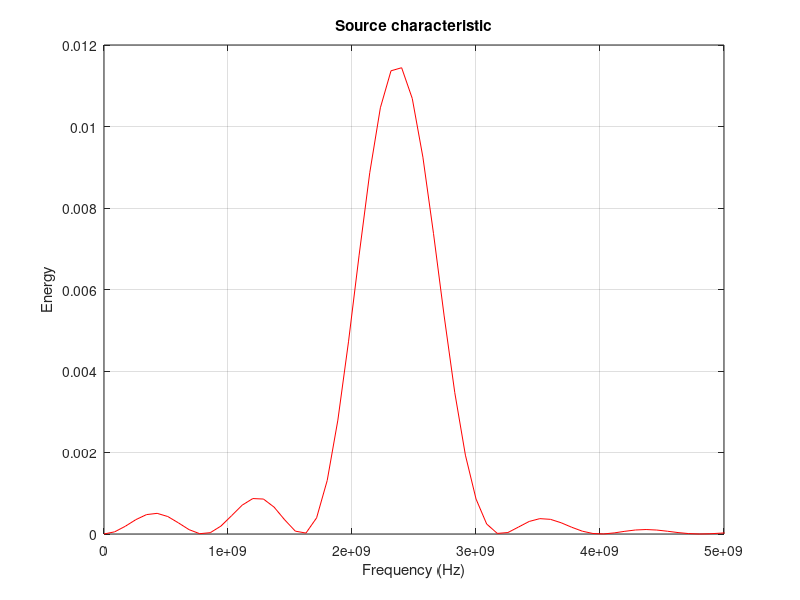
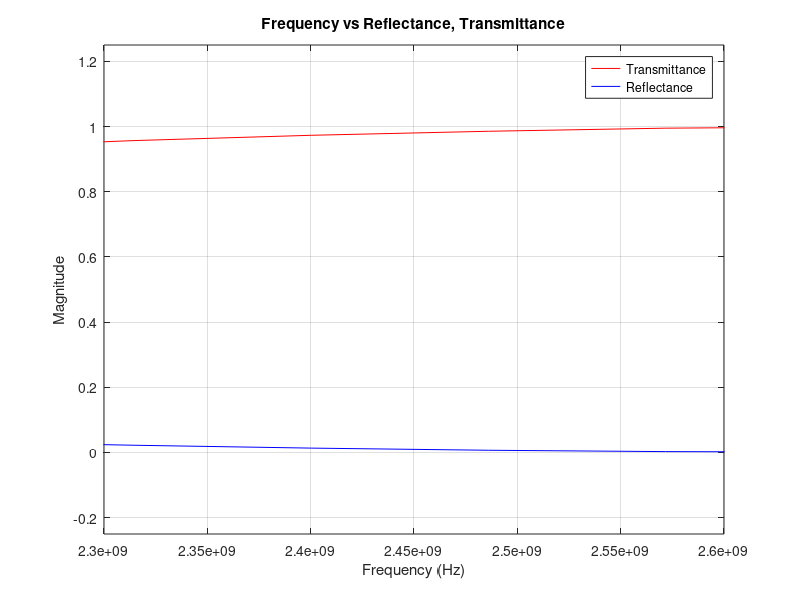
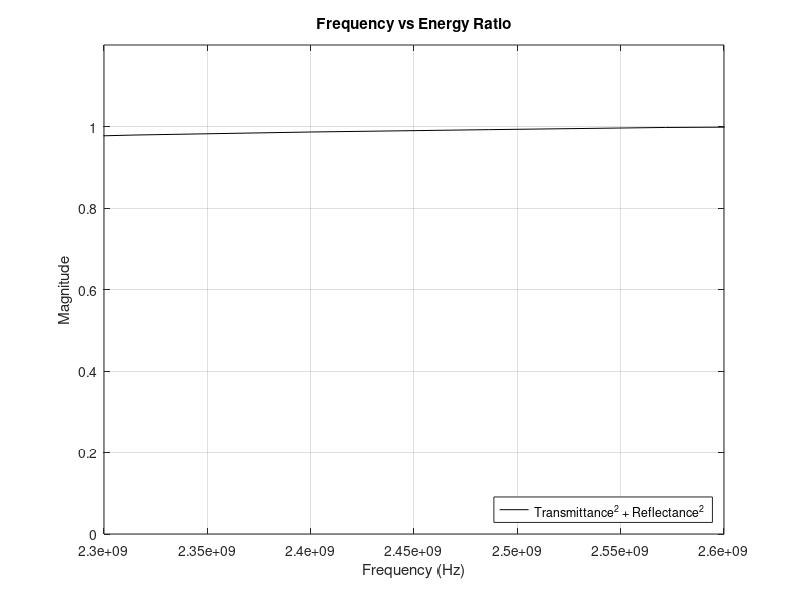

Write MATLAB code to recreate these figures, in order.
clear all;
close all;
clc;
xdim = 300;
time_tot = 700;
xsource = 1;

S = 1;

epsilon0 = 1;
mu0 = 1;
c = 1;
delta = 1;
deltat = S*delta/c;

Ez=zeros(1,xdim);
Hy=zeros(1,xdim);

sigma = zeros(1, xdim);
mu = mu0*ones(1,xdim);
epsilon = epsilon0*ones(1,xdim);

x1 = floor((2*xdim/3)-29);
x2 = floor((2*xdim/3)+30);

epsilon(1,1:(xdim/2)) = 1.0;
epsilon(1,(xdim/2):xdim) = 1.0;
epsilon(x1: x2) = 12;
mu(x1:x2) = 1;
epsilon(x1-3:x1-1) = sqrt(12);
epsilon(x2+1:x2+3) = sqrt(12);

sigma(x1:x2) = 0.000;

gaussian = 0;
sine=1;
impulse = 0;
%lambda = 20;
freq = 1/25;

detector0 = zeros(1, time_tot);
detector1 = zeros(1, time_tot);

n=1:1:time_tot;
N_lambda = 20;
Ezsource = gaussmf(1:1:53, [7.9, 26]);

if sine == 1
    Ezsource = sin(2*pi*freq*n);
end

Ezsource(74:time_tot) = 0;

if impulse == 1
    Ezsource(1) = 1;
end

mur = (S-1)/(S+1);

for n=1:1:time_tot;
    
        if n <= 75
            Ez(xsource) = Ezsource(n);
        else
               detector0(n) = Ez(1);
               detector1(n) = Ez(xdim);
        end
        
    Hy(1:xdim-1) = Hy(1:xdim-1)+(deltat./(delta*mu(1:xdim-1))).*(Ez(2:xdim)-Ez(1:xdim-1));

    oldEz2 = Ez(2);
    oldEzxdim = Ez(xdim);
    oldEzxdim1 = Ez(xdim-1);
    oldEz1 = Ez(1);
    
    Ez(2:xdim) = Ez(2:xdim) - (deltat.*sigma(2:xdim)./epsilon(2:xdim)).*Ez(2:xdim) + (deltat./(delta*epsilon(2:xdim))).*(Hy(2:xdim)-Hy(1:xdim-1));
    
    Ez(1) = oldEz2 + mur*(Ez(2) - oldEz1);
    Ez(xdim) = oldEzxdim1 + mur*(Ez(xdim-1) - oldEzxdim);
    
    %Ez(xsource)=1;
        
    plot(1:1:xdim,Ez,'color','k','linewidth',2);
    grid on;
    axis([0, xdim, -2, 2]);
    getframe;
end

R = fft(detector0);
T = fft(detector1);
S = fft(Ezsource);

L = size(R); L = L(2);
P2 = abs(R/L);
P1 = P2(1:L/2+1);
P1(2:end-1) = 2*P1(2:end-1);
f = (1/deltat)*(0:(L/2))/L;

f = 2*f/(0.3333e-10);

R = abs(R/L);
R = R(1:L/2+1);
R(1:end-1) = 2*R(1:end-1);

T = abs(T/L);
T = T(1:L/2+1);
T(1:end-1) = 2*T(1:end-1);

S = abs(S/L);
S = S(1:L/2+1);
S(1:end-1) = 2*S(1:end-1);

plot(f, (S.^2), 'r');
axis([0,5e9, 0, 1.2e-2]);
title('Source characteristic')
xlabel('Frequency (Hz)')
ylabel('Energy');
grid on;

%R = R(1:25); S = S(1:25); T = T(1:25);
%plot((abs(T).^2), 'r');


figure;
plot(f, (T.^2)./(S.^2), 'r');
%axis([0, 1e9, 0, 1]);
hold on;
plot(f, (R.^2)./(S.^2), 'b');
grid on;
axis([2.3e9, 2.6e9, -0.25, 1.25]);
xlabel('Frequency (Hz)');
ylabel('Magnitude');
title('Frequency vs Reflectance, Transmittance');
legend('Transmittance', 'Reflectance');
hold off;

figure;
X = (R.^2 + T.^2)./(S.^2);

plot(f, X, 'k');
xlabel('Frequency (Hz)');
ylabel('Magnitude');
title('Frequency vs Energy Ratio');
legend('Transmittance^2 + Reflectance^2', 'Location', 'southeast');
axis([2.3e9, 2.6e9, 0, 1.2])
grid on;
%critical dimention : smallest critical fearure the grid should capture..
%critical timestep : minimum timestep to choose such that S is nowhere
%greater than one

%imlement mur's absorbing boundary condition